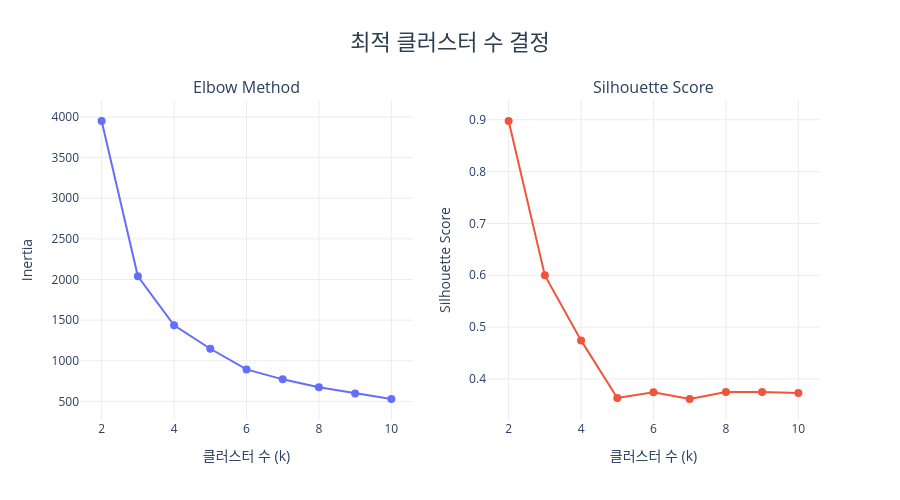

Here is the notebook cell this chart was saved with:
### Markdown cell above
---
## 최적 클러스터 수 결정

KMeans 클러스터링을 수행하기 전, 최적의 클러스터 수(k)를 결정하기 위해 **Elbow Method**와 **Silhouette Score** 두 가지 방법을 함께 사용했다.  
이상치에 민감한 Recency, Frequency, Monetary 원본 수치를 그대로 사용하면 클러스터링 결과가 왜곡될 수 있기 때문에, 이상치에 덜 민감한 **RobustScaler**로 스케일링한 값을 사용했다.

- **Elbow Method**: k가 증가할수록 클러스터 내 분산(Inertia)이 감소하는데, 감소폭이 급격히 줄어드는 지점(꺾이는 지점)을 최적 k로 선택한다.
- **Silhouette Score**: 클러스터링의 품질을 평가하는 지표로, 1에 가까울수록 클러스터가 잘 나뉜 것을 의미한다.

### Code cell
features = rfm[['Recency', 'Frequency', 'Monetary']]
scaler = RobustScaler()
scaled_features = pd.DataFrame(
    scaler.fit_transform(features),
    columns=['Recency', 'Frequency', 'Monetary']
)

inertias, silhouette_scores_list = [], []
k_range = range(2, 11)

for k in k_range:
    kmeans = KMeans(n_clusters=k, random_state=42, n_init=10)
    labels = kmeans.fit_predict(scaled_features)
    inertias.append(kmeans.inertia_)
    silhouette_scores_list.append(silhouette_score(scaled_features, labels))

fig = make_subplots(rows=1, cols=2, subplot_titles=('Elbow Method', 'Silhouette Score'))

fig.add_trace(
    go.Scatter(x=list(k_range), y=inertias, mode='lines+markers',
               marker=dict(size=8, color='#636EFA'), line=dict(color='#636EFA'),
               showlegend=False),
    row=1, col=1
)
fig.add_trace(
    go.Scatter(x=list(k_range), y=silhouette_scores_list, mode='lines+markers',
               marker=dict(size=8, color='#EF553B'), line=dict(color='#EF553B'),
               showlegend=False),
    row=1, col=2
)

fig.update_layout(
    title=dict(text='최적 클러스터 수 결정',
               font=dict(size=22, color='#2c3e50'), x=0.5, xanchor='center'),
    height=500, plot_bgcolor='white'
)
fig.update_xaxes(title_text='클러스터 수 (k)', gridcolor='#ececec')
fig.update_yaxes(gridcolor='#ececec')
fig.update_yaxes(title_text='Inertia', row=1, col=1)
fig.update_yaxes(title_text='Silhouette Score', row=1, col=2)
fig.show()

for k, s in zip(k_range, silhouette_scores_list):
    print(f'k={k}: {s:.4f}')

### Figure 1 — Plotly figure (JSON) as saved in the notebook; plotly's stock layout.template omitted (floating-point values rounded to 4 significant figures)
{"data": [{"line": {"color": "#636EFA"}, "marker": {"color": "#636EFA", "size": 8}, "mode": "lines+markers", "showlegend": false, "type": "scatter", "x": [2, 3, 4, 5, 6, 7, 8, 9, 10], "xaxis": "x", "y": [3951.0, 2039.0, 1436.0, 1147.0, 893.1, 771.0, 673.8, 597.1, 529.2], "yaxis": "y"}, {"line": {"color": "#EF553B"}, "marker": {"color": "#EF553B", "size": 8}, "mode": "lines+markers", "showlegend": false, "type": "scatter", "x": [2, 3, 4, 5, 6, 7, 8, 9, 10], "xaxis": "x2", "y": [0.8976, 0.5998, 0.4744, 0.3634, 0.3743, 0.3613, 0.3747, 0.375, 0.373], "yaxis": "y2"}], "layout": {"annotations": [{"font": {"size": 16}, "showarrow": false, "text": "Elbow Method", "x": 0.225, "xanchor": "center", "xref": "paper", "y": 1, "yanchor": "bottom", "yref": "paper"}, {"font": {"size": 16}, "showarrow": false, "text": "Silhouette Score", "x": 0.775, "xanchor": "center", "xref": "paper", "y": 1, "yanchor": "bottom", "yref": "paper"}], "height": 500, "plot_bgcolor": "white", "title": {"font": {"color": "#2c3e50", "size": 22}, "text": "최적 클러스터 수 결정", "x": 0.5, "xanchor": "center"}, "xaxis": {"anchor": "y", "domain": [0, 0.45], "gridcolor": "#ececec", "title": {"text": "클러스터 수 (k)"}}, "xaxis2": {"anchor": "y2", "domain": [0.55, 1], "gridcolor": "#ececec", "title": {"text": "클러스터 수 (k)"}}, "yaxis": {"anchor": "x", "domain": [0, 1], "gridcolor": "#ececec", "title": {"text": "Inertia"}}, "yaxis2": {"anchor": "x2", "domain": [0, 1], "gridcolor": "#ececec", "title": {"text": "Silhouette Score"}}}}
